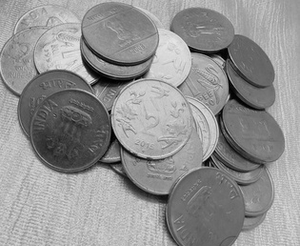
%> input picture main/img/2.jpg (cropped and resized to the size of MATLAB's example picture, made grey), 300 x 246 px, given in place of coins.jpg, which was not available
$ octave speckle.m   (GNU Octave 9; MATLAB toolbox functions it lacks are replaced by stand-ins)
%> lines starting %> are read from the running program, lines starting %| are printed output that depends on the picture; pictures that were not available may be replaced by others from this repository, and a replacement may not be noted


% Load the image
img = imread('coins.jpg');
%> img is the input picture: size 246x300 uint8; min 0, max 230, mean 146.1

% Create a figure to display the images
figure;

% Loop through noise levels
for i = 1:9
    % Calculate noise level
    noise_level = i * 10;

    % Add speckle noise to the image
    noisy_img = imnoise(img, 'speckle', noise_level/100);

    % Display the noisy image
    subplot(3, 3, i);
    imshow(noisy_img);
    title(sprintf('Noise Level: %d%%', noise_level));
end
%> this loop made 9 passes
%> pass 1, `noisy_img = imnoise(img, 'speckle', noise_level/100);`:
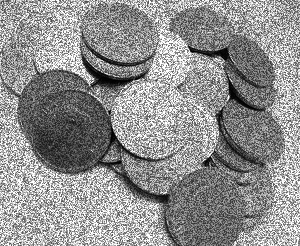
%> noisy_img: size 246x300 uint8; min 0, max 255, mean 144.4
%> pass 2, `noisy_img = imnoise(img, 'speckle', noise_level/100);`:
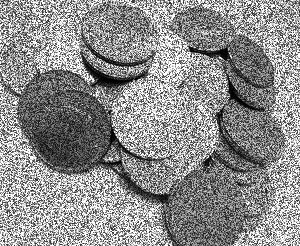
%> noisy_img: size 246x300 uint8; min 0, max 255, mean 141.4
%> pass 3, `noisy_img = imnoise(img, 'speckle', noise_level/100);`:
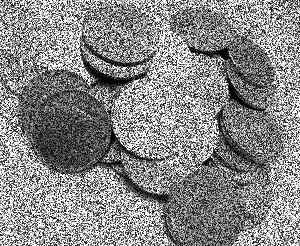
%> noisy_img: size 246x300 uint8; min 0, max 255, mean 137.5
%> after the loop:
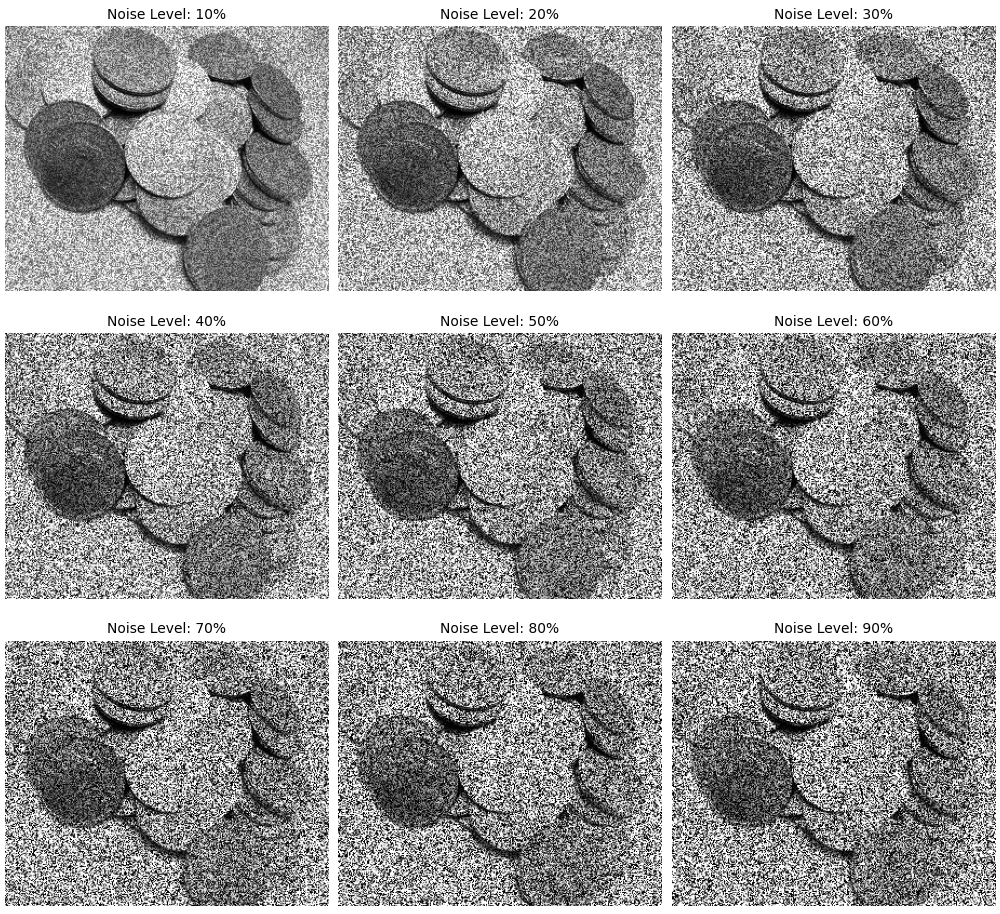
%> figure redrawn from the program's plot data, 9 panels

$ run again, on main/img/3.jpg (cropped and resized to the size of MATLAB's example picture, made grey)
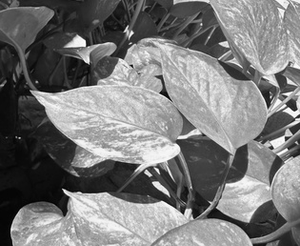
%> input picture main/img/3.jpg (cropped and resized to the size of MATLAB's example picture, made grey), 300 x 246 px, given in place of coins.jpg, which was not available
%> img is the input picture: size 246x300 uint8; min 0, max 255, mean 120.9
%> the loop `for i = 1:9` made 9 passes
%> pass 1, `noisy_img = imnoise(img, 'speckle', noise_level/100);`:
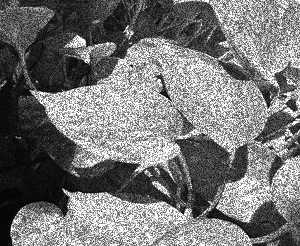
%> noisy_img: size 246x300 uint8; min 0, max 255, mean 117.9
%> pass 3, `noisy_img = imnoise(img, 'speckle', noise_level/100);`:
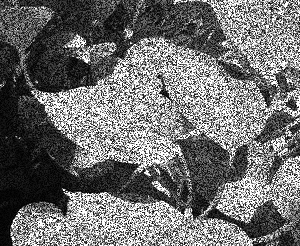
%> noisy_img: size 246x300 uint8; min 0, max 255, mean 111.5

$ run again, on main/img/4.jpg (cropped and resized to the size of MATLAB's example picture, made grey)
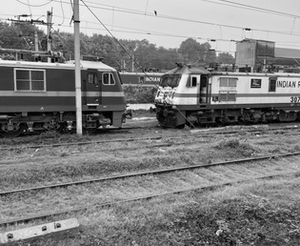
%> input picture main/img/4.jpg (cropped and resized to the size of MATLAB's example picture, made grey), 300 x 246 px, given in place of coins.jpg, which was not available
%> img is the input picture: size 246x300 uint8; min 0, max 255, mean 128.8
%> the loop `for i = 1:9` made 9 passes
%> pass 1, `noisy_img = imnoise(img, 'speckle', noise_level/100);`:
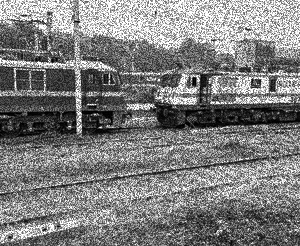
%> noisy_img: size 246x300 uint8; min 0, max 255, mean 126.1
%> pass 3, `noisy_img = imnoise(img, 'speckle', noise_level/100);`:
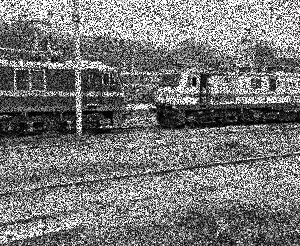
%> noisy_img: size 246x300 uint8; min 0, max 255, mean 120.7
